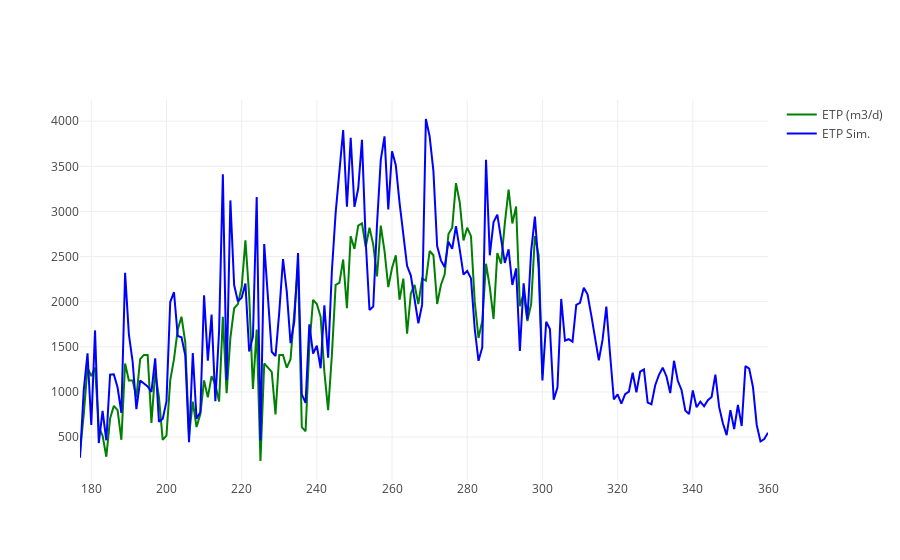

This figure's notebook cell:
### Code cell
data = [traceObs, traceSim]
figname = "ETP.png"

%matplotlib inline
import plotlycred

online = False
if online:
    # fig = py.iplot(data) 
    fig = go.Figure(data=data) # , layout=layout)
    py.image.save_as(fig, filename=figname)
    # py.plot(fig, filename=figname) # Opens in web
else:
    fig = go.Figure(data=data) # , layout=layout)
    iplot(fig)

### Figure 1 — Plotly figure (JSON) as saved in the notebook; plotly's stock layout.template omitted (floating-point values rounded to 4 significant figures; data arrays with more than 128 entries replaced by an {"elided": "..."} marker saying what was removed)
{"data": [{"marker": {"color": "green"}, "mode": "lines", "name": "ETP (m3/d)", "type": "scatter", "x": {"elided": "184 int values"}, "y": [329, 752, 1269, 1175, 1269, 611, 517, 282, 705, 846.0, 799.0, 470, 1316, 1128, 1128, 940, 1363.0, 1410, 1410, 658, 1222, 940, 470, 517, 1128, 1363.0, 1692.0, 1833.0, 1551, 517, 893, 611, 752, 1128, 940, 1175, 1081, 893, 1833.0, 987, 1598.0, 1927, 1974, 2162, 2679.0, 2068, 1034, 1692.0, 235, 1316, 1269, 1222, 752, 1410, 1410, 1269, 1363.0, 1880, 2397, 611, 564, 1504, 2021, 1974, 1833.0, 1222, 799.0, 1410, 2186.0, 2209, 2468.0, 1927, 2726.0, 2585, 2843.0, 2867, 2608.0, 2820, 2632, 2280.0, 2843.0, 2562.0, 2162, 2374.0, 2514.0, 2021, 2256, 1645, 2092.0, 2186.0, 1974, 2256, 2232.0, 2562.0, 2514.0, 1974, 2186.0, 2303, 2750.0, 2820, 3313.0, 3102, 2679.0, 2820, 2726.0, 1998.0, 1598.0, 1786, 2420.0, 2162, 1810.0, 2538, 2420.0, 2867, 3243, 2867, 3055, 1950.0, 2092.0, 1786, 1974, 2726.0, 2514.0, 1198.0]}, {"marker": {"color": "blue"}, "mode": "lines", "name": "ETP Sim.", "type": "scatter", "x": {"elided": "184 int values"}, "y": {"elided": "184 float values"}}], "layout": {}}
